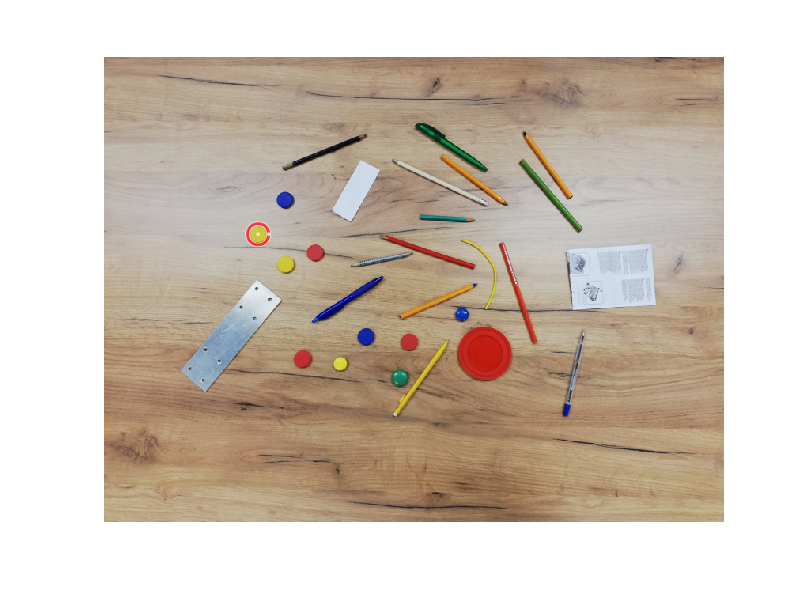

Write MATLAB code to recreate this figure. (Note: this script raises an error after producing the figure.)
%rysuje dane z filterRegions
load('processedImgBlurRGBSmall.mat');
load('imgRGBSmall.mat');

imshow(imgRGBSmall)

circles = properties(abs([properties.MajorAxisLength]-[properties.EquivDiameter])<8, :);

for n=1:size(circles,1)
    centers = circles(n).Centroid;
    diameters = mean([[circles(n).MajorAxisLength], [circles(n).MinorAxisLength]],2);
    radii = diameters/2;
    viscircles(centers,radii);
    
    % srodek okregu
    viscircles(centers, 0.5, 'Color', 'white'); 
    % krawedz okregu
    viscircles([centers(1)+radii, centers(2)], 0.5, 'Color', 'white'); 
    % kolor obiektu
    color = ([mean(imgRGBSmall(floor(centers(2)-5:1:centers(2)+4),...
                                  floor(centers(1)-5:1:centers(1)+4),:),[1 2])]);
    color = [ color(1), color(2), color(3) ];
    colorName = colornames('Natural',color/255);
    colorName = colorName{1};
    %txt = "Circle"+newline+num2str(color(1))+newline+num2str(color(2))+newline+num2str(color(3));
    txt = "Circle"+newline+colorName;

    
    text(centers(1), centers(2), txt, 'Color', 'green' );
end

rectangles = properties(abs([properties.MajorAxisLength]-[properties.EquivDiameter])>8, :);

for n=1:size(rectangles, 1)
    
    point = rectangles(n).Centroid;
    % wymiary prostokata
    sizes = [rectangles(n).MajorAxisLength rectangles(n).MinorAxisLength];
    
    txt = "";
    if rectangles(n).ConvexArea>2000
        %txt = "not pen"; 
        %nie przetwarzaj nie-dlugopisy
        continue;
    else
        txt = "pen ";
    end
    
    % srodek prostokata
    viscircles(point, 0.5, 'Color', 'white'); 
    % kolor obiektu
    color = ([mean(imgRGBSmall(floor(point(2)-5:1:point(2)+4),...
                                  floor(point(1)-5:1:point(1)+4),:),[1 2])]);
    color = [ color(1), color(2), color(3) ];
    colorName = colornames('Natural',color/255);
    colorName = colorName{1};
    txt = txt+newline+colorName;
    %wierzcholki prostokata
    [rotPoints] = draw_rectangle(point, sizes(1), sizes(2), rectangles(n).Orientation, 'red');
    
    text(point(1), point(2), txt, 'Color', 'blue' );
end
